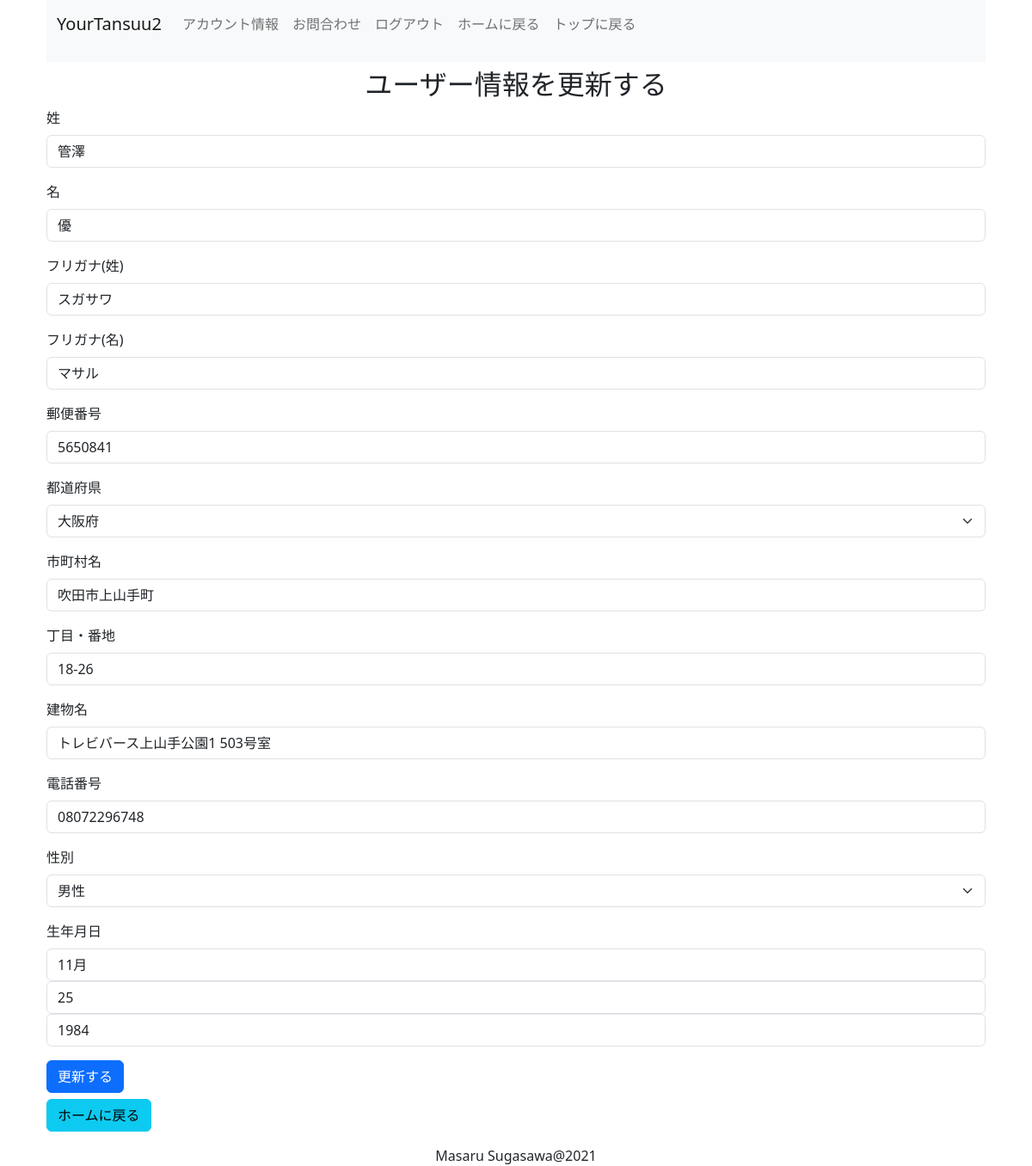
The page /account/userupdate/18/ (signed in) on the database its author committed.
### account/models.py (models this page shows, shortened)
class MyUser(AbstractBaseUser):
    email = models.CharField(max_length=50, unique= True)
    last_name = models.CharField(max_length=100)
    first_name = models.CharField(max_length=100)
    last_kana = models.CharField(max_length=100)
    first_kana = models.CharField(max_length=100)
    zip_code = models.CharField(max_length=100)
    region_name = models.CharField(max_length=100, choices=REGION_NAME_CHOICES)
    city_name= models.CharField(max_length=100)
    street_name= models.CharField(max_length=100)
    building_name= models.CharField(max_length=300, blank=True, null=True)
    tel = models.CharField(max_length=100)
    date_of_birth = models.DateTimeField(blank=True, null=True)
    gender = models.CharField(max_length=30, choices=GENDER_CHOICES)
    is_staff = models.BooleanField(default=False)
    is_active = models.BooleanField(default=True)
    is_admin = models.BooleanField(default=False)
    date_joined = models.DateTimeField(auto_now_add=True)
    objects = UserManager()
    USERNAME_FIELD = 'email'
    REQUIRED_FIELD = []
    @property
    def is_staff(self):
        return self.is_admin

### account/views.py (the view, shortened to what this page needs)
# urls.py: path('userupdate/<int:pk>/', UserChangeView.as_view(), name = 'user_update'),
class UserChangeView(LoginRequiredMixin, FormView):
    template_name = 'account/user_update.html'
    form_class = UserChangeForm
    success_url = reverse_lazy('user_update_complete')
    def get_initial(self):
        pk = self.request.user.pk
        user = MyUser.objects.get(pk=pk)
        return {
            'last_name':user.last_name, 'first_name':user.first_name, 'last_kana':user.last_kana, 'first_kana':user.first_kana,
            'zip_code':user.zip_code, 'region_name':user.region_name, 'city_name':user.city_name, 'street_name':user.street_name,
            'building_name':user.building_name, 'tel':user.tel, 'gender':user.gender,'date_of_birth':user.date_of_birth,
        }

### account/forms.py
class UserChangeForm(forms.ModelForm):
    class Meta:
        model = MyUser
        fields = ('last_name','first_name','last_kana',
            'first_kana','zip_code','region_name','city_name',
            'street_name','building_name','tel','gender','date_of_birth')
        labels = {
            'last_name':'姓','first_name':'名',
            'last_kana':'フリガナ(姓)','first_kana':'フリガナ(名)','zip_code':'郵便番号',
            'region_name':'都道府県','city_name':'市町村名','street_name':'丁目・番地',
            'building_name':'建物名','tel':'電話番号','gender':'性別','date_of_birth':'生年月日'}
        widgets = {
            'date_of_birth': forms.SelectDateWidget(years = [x for x in range(1920,2040)], months = MONTHS)
        }

### templates/account/user_update.html (shortened to what this page needs)
{% extends 'account/base.html' %}
{% load django_bootstrap5 %}
{% block no_sidebar_content %}
<div class="container">
  <h2 class="text_center space_top">ユーザー情報を更新する</h2>
  <form class="form-signin" method='post' novalidate>
    {% bootstrap_form form %}
    <button class="btn btn-md btn-primary space_bottom" type="submit">更新する</button><br>
    <a href="{% url 'home' %}" class="btn btn-md btn-info" type="submit">ホームに戻る</a>
</form>
</div>
{% endblock no_sidebar_content %}

### static/account-static/style.css (style rules this page uses)
html { font-family: 'Open Sans', sans-serif; font-family: 'Noto Serif JP', serif; }
main .space_top { margin-top: 7px; }
main .space_bottom { margin-bottom: 7px; }
main .text_center { text-align: center; }

### rows shown on the page
MyUser: last_name "管澤", first_name "優", last_kana "スガサワ", first_kana "マサル", zip_code "5650841", region_name "大阪府", city_name "吹田市上山手町", street_name "18-26", building_name "トレビバース上山手公園1 503号室", tel "08072296748", gender "男性"
